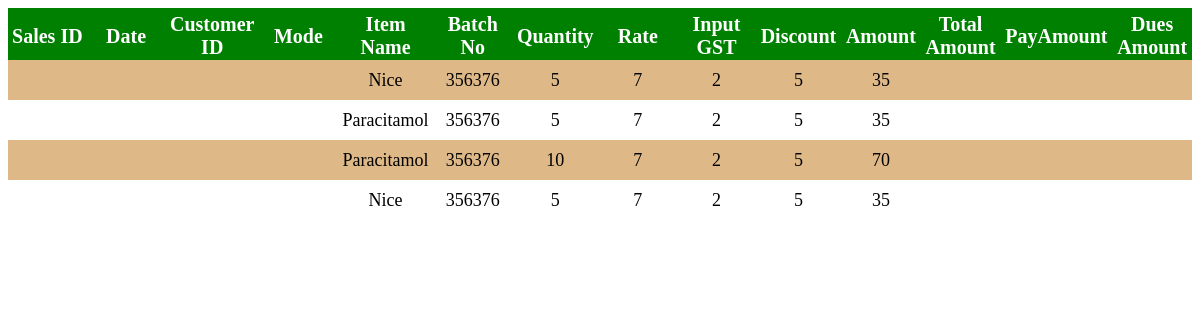
The app's page /SalesRecord.php with its own data.
### tables this page shows
CREATE TABLE `salesItem` (
  `SN` int(11) NOT NULL AUTO_INCREMENT,
  `Sales_ID` char(6) DEFAULT NULL,
  `Item_Name` varchar(50) DEFAULT NULL,
  `Batch_No` varchar(6) DEFAULT NULL,
  `Quantity` int(11) DEFAULT NULL,
  `Rate` float DEFAULT NULL,
  `Input_GST` float DEFAULT NULL,
  `Amount` double DEFAULT NULL,
  `Discount` float DEFAULT NULL,
  PRIMARY KEY (`SN`),
  KEY `Sales_ID` (`Sales_ID`),
  CONSTRAINT `salesItem_ibfk_1` FOREIGN KEY (`Sales_ID`) REFERENCES `sales` (`Sales_ID`)
);

### SalesRecord.php (the view, shortened to what this page needs)
<html>
    <head>
        <link rel="stylesheet" href="colors.css">
    </head>
    <body>
         <table class="tables">
            <tr class="th">
                <th class="rows">Sales ID</th>
                <th class="rows">Date</th>
                <th class="rows">Customer ID</th>
                <th class="rows">Mode</th>
                <th class="rows">Item Name</th>
                <th class="rows">Batch No</th>
                <th class="rows">Quantity</th>
                <th class="rows">Rate</th>
                <th class="rows">Input GST</th>
                <th class="rows">Discount</th>
                <th class="rows">Amount</th>
                <th class="rows">Total Amount</th>
                <th class="rows">PayAmount</th>
                <th class="rows">Dues Amount</th>
            </tr>
            <?php
                include 'Connect.php';
                $sql = "SELECT * FROM salesItem";
                $result = $con->query($sql);
                if($result->num_rows > 0){
                    while($row = $result->fetch_assoc()){
                    echo '<tr class="thtd">';
                    echo "<td>".$row["Sales_ID"]."</td>";
                    echo "<td>".$row["Date"]."</td>";
                    echo "<td>".$row["Customer_ID"]."</td>";
                    echo "<td>".$row["Mode"]."</td>";
                    echo "<td>".$row["Item_Name"]."</td>";
                    echo "<td>".$row["Batch_No"]."</td>";
                    echo "<td>".$row["Quantity"]."</td>";
                    echo "<td>".$row["Rate"]."</td>";
                    echo "<td>".$row["Input_GST"]."</td>";
                    echo "<td>".$row["Discount"]."</td>";
                    echo "<td>".$row["Amount"]."</td>";
                    echo "<td>".$row["Total_Amount"]."</td>";
                    echo "<td>".$row["Pay_Amount"]."</td>";
                    echo "<td>".$row["Dues_Amount"]."</td>";
                    echo "</tr>";
                    }
                }
            ?>
        </table>
    </body>
</html>

### colors.css (style rules this page uses)
.rows { width: 6%; height: 40px; font-size: 20px; padding-top: 5px; }
.tables { border-collapse: collapse; width: 100%; }
.thtd { text-align: center; padding: 8px; height: 40px; font-size: 18px; text-transform: capitalize; }
.thtd:nth-child(even) { background-color: burlywood; }
.th { background-color: green; color: white; }

### records on screen
salesitem: Item_Name "Nice", Batch_No "356376", Quantity "5", Rate "7", Input_GST "2", Discount "5", Amount "35"
salesitem: Item_Name "Paracitamol", Batch_No "356376", Quantity "5", Rate "7", Input_GST "2", Discount "5", Amount "35"
salesitem: Item_Name "Paracitamol", Batch_No "356376", Quantity "10", Rate "7", Input_GST "2", Discount "5", Amount "70"
salesitem: Item_Name "Nice", Batch_No "356376", Quantity "5", Rate "7", Input_GST "2", Discount "5", Amount "35"
